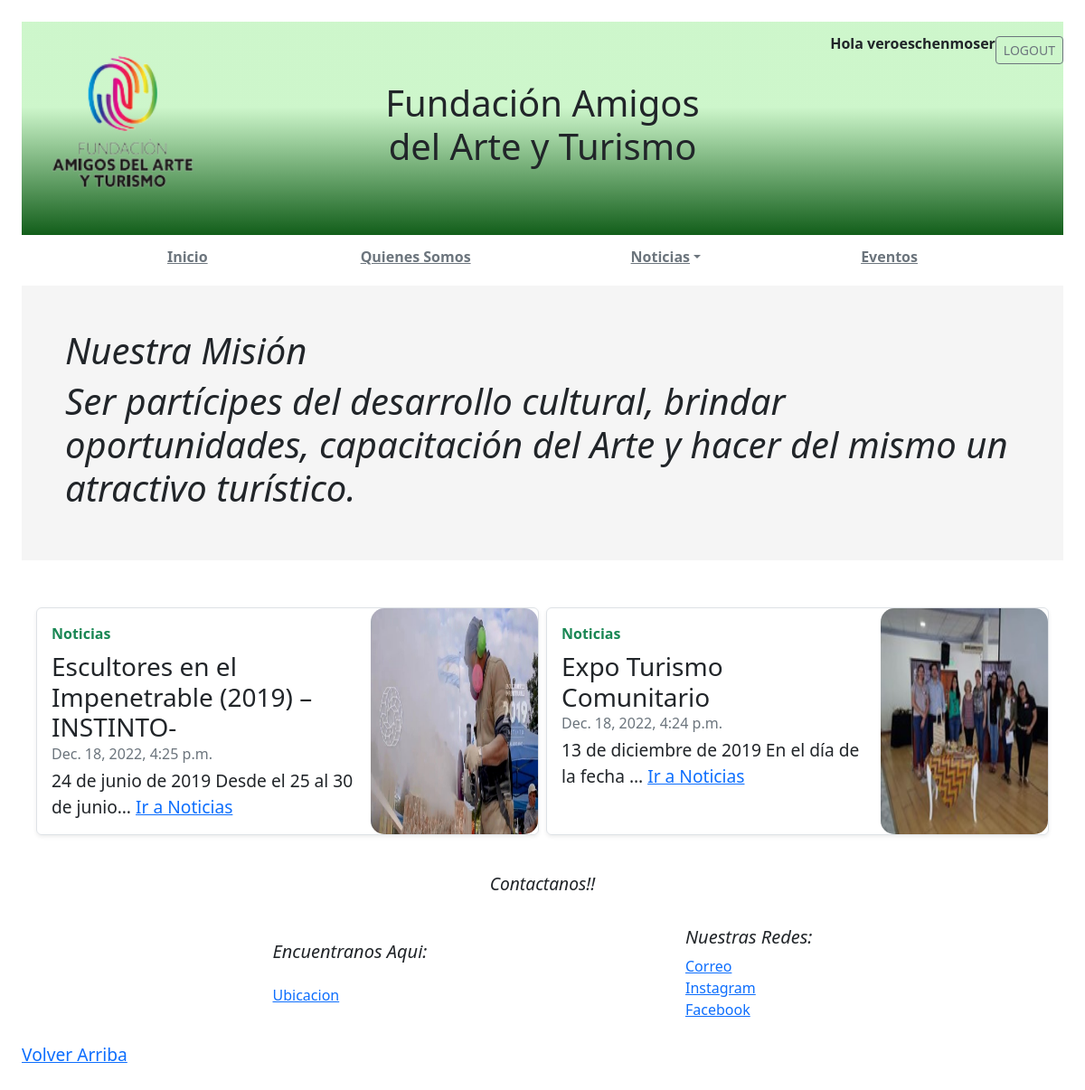
/ (signed in), run on the app's committed database.
### apps/usuarios/models.py (models this page shows)
class Usuario(AbstractUser):
    pass

### apps/noticias/models.py (models this page shows, shortened)
class Post(models.Model):
    titulo = models.CharField(max_length=100)
    contenido = models.TextField(blank=True, null=True)
    imagen = models.ImageField(null=True, blank=True, upload_to='static/img/')
    fecha = models.DateTimeField(auto_now_add=True)
    categoria = models.ForeignKey(Categoria, on_delete = models.CASCADE)

### blog/views.py (the view)
# urls.py: 2. Add a URL to urlpatterns:  path('', Home.as_view(), name='home')
def Home (request):
    posts = Post.objects.all().order_by('-fecha')[:2]
    return render( request, 'Home.html', { 'ultima_noticias': posts})

### templates/Home.html
{% extends 'basetemplate.html'%}
{% load static%}
{%block contenido%}
<main >
    <div class="banner">
        <div class="p-4 p-md-5 mb-4 rounded"  >
        <div class="col-md-12 px-0">
            <h1 class="display-12 fst-italic"> Nuestra Misión</h1>
        <h1 class="display-12 fst-italic">Ser partícipes del desarrollo cultural, brindar oportunidades, capacitación del Arte y hacer del mismo un atractivo turístico.</h1>
        </div>
        </div>
    </div>
    <div class="row pb-4 p-4">
    {% for post in ultima_noticias %}
    <div class="p-1 p-md-6  col-6">
        <div class="row g-0 border rounded overflow-hidden flex-md-row mb-1 shadow-sm h-md-250 position-relative">
        <div class="col-md-8 p-3 d-flex flex-column position-static">
            <strong class="d-inline-block mb-2 text-success">Noticias</strong>
            <h3 class="mb-0">{{post.titulo}}</h3>
            <div class="mb-1 text-muted">{{ post.fecha }}</div>
            <p class="mb-auto">{{ post.contenido | truncatechars:50|safe }} <span>
                {% if post.categoria.id == 1%}
                    <a href="{% url 'noticias:listararte.html'%}" class="stretched-link">Ir a Noticias</a>
                {% else %}
                <a href="{% url 'noticias:listarturismo.html'%}" class="stretched-link">Ir a Noticias</a>
                {% endif %}
            </span></p>
        </div>
        <div class="col-4 d-none d-lg-block">
            <img src="{{ post.imagen.url }}" class="card-img-top" max-width="300px" height="250px" style="border-radius: 15px; padding-top: 0px;">
        </div>
        </div>
    </div>
    {%endfor%}
    </div>
{%endblock contenido%}

### templates/basetemplate.html (shortened to what this page needs)
{% load static%}
    <!doctype html>
    <html lang="EN">
    <head>
        <link rel="stylesheet" href="{%static 'css/Quienes.css'%}">
    <link href="https://getbootstrap.com/docs/5.2/dist/css/bootstrap.min.css" rel="stylesheet">
        <link href="https://getbootstrap.com/docs/5.2/examples/blog/blog.css" rel="stylesheet">
    </head>
<body class="m-4">
    <div class="banner3">
        <header class="blog-header lh-1 py-3">
            <div class="row flex-nowrap justify-content-between align-items-center">
                <div class="col-4 pt-1 ">
                    <img class="logo" width= 220px height= 200px src="{% static 'img/logo4.png'%}"></img>
                </div>
                <div class="col-4 text-center">
                    <h1 class="blog-header-logo text-dark">Fundación Amigos del Arte y Turismo </h1>
                </div>
                <div class="col-4 d-flex justify-content-end align-self-start g-col-4">
                    {% if user.is_authenticated %}
                        <strong>Hola {{ user.username }}</strong>
			                <a class="btn btn-sm btn-outline-secondary" href="{% url 'logout' %}">LOGOUT</a>
		            {% else %}
                            <a class="btn btn-sm btn-outline-secondary mx-2" href="{% url 'login' %}">LOGIN</a>
                            <a class="btn btn-sm btn-outline-secondary mx-2" href="{% url 'usuarios:registro' %}">Registrar</a>
		            {% endif %}
                </div>
            </div>
        </header>
    </div>
    <div class="navbar-nav py-1 mb-2">
        <nav class="nav d-flex justify-content-between">
                <a class="p-2 link-secondary" href="{% url 'Home'%}"><b>Inicio</b></a>
                <a class="p-2 link-secondary" href="{% url 'Quienes'%}"><b>Quienes Somos</b></a>
                <div class="dropdown p-2">
                    <a class="p-2 link-secondary dropdown-toggle" data-bs-toggle="dropdown" href=""><b>Noticias</b></a>
                </div>
                <a class="p-2 link-secondary" href="{% url 'eventos:listareventos.html'%}"><b>Eventos</b></a>
        </nav>
    </div>
    {% block contenido%}
    {% endblock contenido%}
        <footer class="blog-footer">
            <div class="p-2 contacto">
                <p class="fst-italic">Contactanos!! </p>
            </div>
            <div class="contenedorfooter">
                <div class="p-2 ubicacion">
                    <h5 class="fst-italic">Encuentranos Aqui:</h5>
                    <ol class="list-unstyled">
                        <li><a href="https://www.google.com.ar/maps/place/Fundaci%C3%B3n+Amigos+del+Arte+y+Turismo/@-25.9456008,-60.6207856,19z/data=!4m5!3m4!1s0x94404cfba5224f0b:0xbe1797f5f1777f83!8m2!3d-25.9455663!4d-60.6203754?hl=es">Ubicacion</a></li>
                    </ol>
                </div>
            <div class="p-2 redes">
                <h5 class="fst-italic">Nuestras Redes:</h5>
            <ol class="list-unstyled">
                <li><a href="mailto:info@amigosdelarteyturismo.org">Correo</a></li>
                <li><a href="https://www.instagram.com/escultoresenelimpenetrable/" target="_blank">Instagram</a></li>
                <li><a href="https://www.facebook.com/EscultoresenelImpenetrable">Facebook</a></li>
            </ol>
            </div>
            </div>
            <p>
            <a href="#" >Volver Arriba</a>
            </p>
        </footer>
            </body>
        </html>

### static/css/Quienes.css (style rules this page uses)
p { font-size: larger; }
.banner3 { background: rgb(142,235,137); background: linear-gradient(180deg, rgba(142,235,137,0.44021358543417366) 40%, rgba(18,94,26,1) 100%); }
.banner { background: whitesmoke; }
.contenedorfooter { display: flex !important; flex-wrap: nowrap; justify-content: space-evenly; }
.p-2.contacto { display: flex !important; flex-wrap: nowrap; justify-content: space-evenly; }
.p-2.ubicacion { display: flex !important; flex-direction: column; flex-wrap: nowrap; justify-content: space-evenly; }
.p-2.redes { display: flex !important; flex-direction: column; flex-wrap: nowrap; justify-content: space-evenly; }
body { margin: 0; padding: 0; }

### data on the page
Usuario: username "veroeschenmoser"
Post: titulo "Escultores en el Impenetrable (2019) –INSTINTO-", fecha "Dec. 18, 2022, 4:25 p.m.", contenido "24 de junio de 2019 Desde el 25 al 30 de junio…", shows "Ir a Noticias", imagen (picture)
Post: titulo "Expo Turismo Comunitario", fecha "Dec. 18, 2022, 4:24 p.m.", contenido "13 de diciembre de 2019 En el día de la fecha …", shows "Ir a Noticias", imagen (picture)
